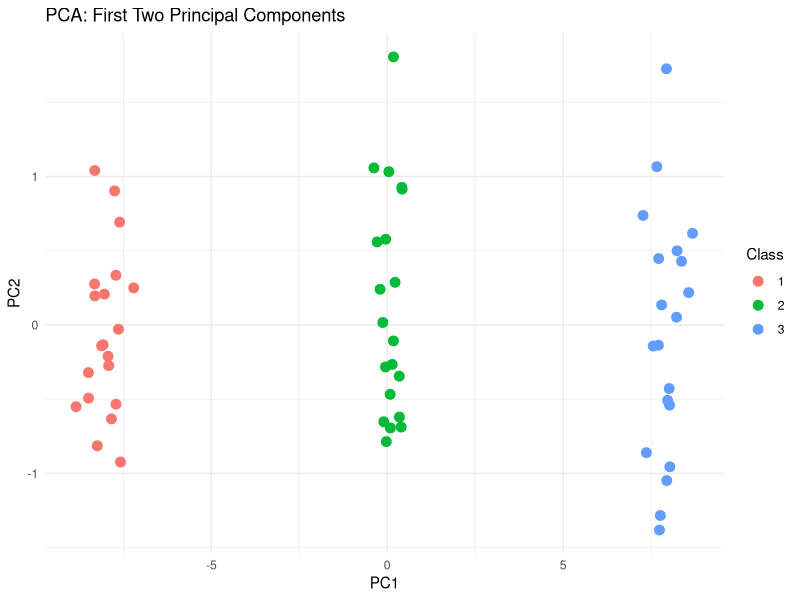

The R script that drew this image:
# Set the seed for reproducibility
set.seed(123)

# Number of observations and variables
n_obs_per_class <- 20  # Observations per class
n_vars <- 50           # Number of variables
n_classes <- 3         # Number of classes

# Generate random data from a normal distribution
# Shift the mean for each class so that they are distinguishable
data_class1 <- matrix(rnorm(n_obs_per_class * n_vars, mean = 0), nrow = n_obs_per_class, ncol = n_vars)
data_class2 <- matrix(rnorm(n_obs_per_class * n_vars, mean = 3), nrow = n_obs_per_class, ncol = n_vars)  # Shifted mean
data_class3 <- matrix(rnorm(n_obs_per_class * n_vars, mean = 6), nrow = n_obs_per_class, ncol = n_vars)  # Further shifted mean

# Combine the data into one matrix
data_matrix <- rbind(data_class1, data_class2, data_class3)

# Create class labels (factor variable)
class_labels <- factor(rep(1:n_classes, each = n_obs_per_class))

# Create a data frame for the data and labels
data_df <- data.frame(data_matrix, Class = class_labels)

# Check the data structure
head(data_df)
# Load necessary libraries
library(ggplot2)

# Perform PCA on the data matrix (excluding the Class column)
pca_result <- prcomp(data_matrix, scale = TRUE)

# Extract the first two principal components
pca_scores <- data.frame(pca_result$x[, 1:2], Class = class_labels)

# Plot the first two principal components and color the points by class
ggplot(pca_scores, aes(x = PC1, y = PC2, color = Class)) +
  geom_point(size = 3) +
  labs(title = "PCA: First Two Principal Components",
       x = "PC1",
       y = "PC2") +
  theme_minimal()

#KNN

# Perform K-means clustering with K = 3
set.seed(123)  # For reproducibility
kmeans_result <- kmeans(data_matrix, centers = 3, nstart = 20)

# Extract cluster assignments
kmeans_clusters <- kmeans_result$cluster

# Compare K-means clusters to the true class labels
comparison_table <- table(True_Class = class_labels, Cluster = kmeans_clusters)
print(comparison_table)
# 2 and 4
  kmeans_result <- kmeans(data_matrix, centers = 2, nstart = 20)

# Extract cluster assignments
kmeans_clusters <- kmeans_result$cluster

# Compare K-means clusters to the true class labels
comparison_table <- table(True_Class = class_labels, Cluster = kmeans_clusters)
print(comparison_table)

kmeans_result <- kmeans(data_matrix, centers = 4, nstart = 20)

# Extract cluster assignments
kmeans_clusters <- kmeans_result$cluster

# Compare K-means clusters to the true class labels
comparison_table <- table(True_Class = class_labels, Cluster = kmeans_clusters)
print(comparison_table)

# Extract the first two principal components (PC1 and PC2)
pca_scores_2d <- pca_result$x[, 1:2]  # This is a 60x2 matrix
# Perform K-means clustering with K = 3 on the first two principal components
set.seed(123)
kmeans_pca <- kmeans(pca_scores_2d, centers = 3, nstart = 20)

# Extract cluster assignments
kmeans_pca_clusters <- kmeans_pca$cluster
# Compare K-means clusters on PCA-reduced data to the true class labels
comparison_table_pca <- table(True_Class = class_labels, Cluster = kmeans_pca_clusters)
print(comparison_table_pca)

#scale
# Scale the data so that each variable has mean = 0 and sd = 1
scaled_data <- scale(data_matrix)
# Set seed for reproducibility
set.seed(123)

# Perform K-means clustering with K = 3 on the scaled data
kmeans_scaled <- kmeans(scaled_data, centers = 3, nstart = 20)

# Extract the cluster assignments
kmeans_scaled_clusters <- kmeans_scaled$cluster
# Compare K-means clusters on scaled data to the true class labels
comparison_table_scaled <- table(True_Class = class_labels, Cluster = kmeans_scaled_clusters)
print(comparison_table_scaled)


